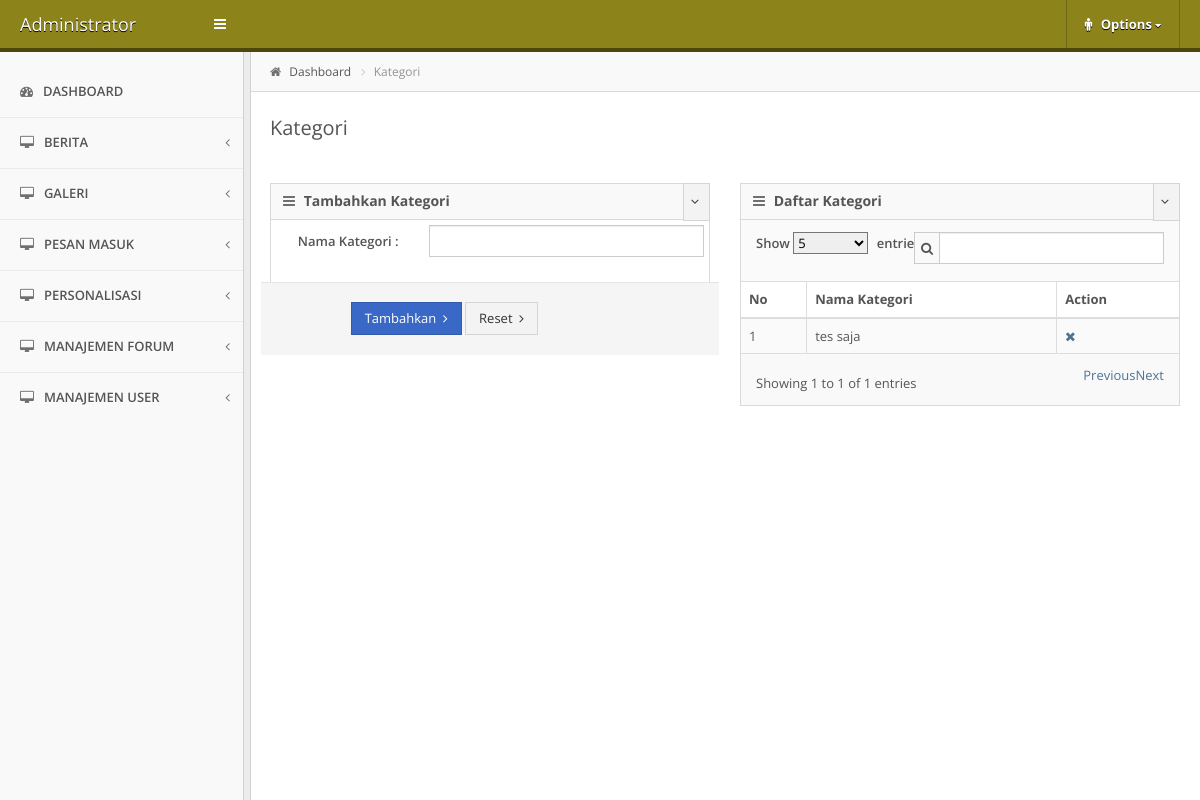
Page /index.php/office/category on the earlier database version.
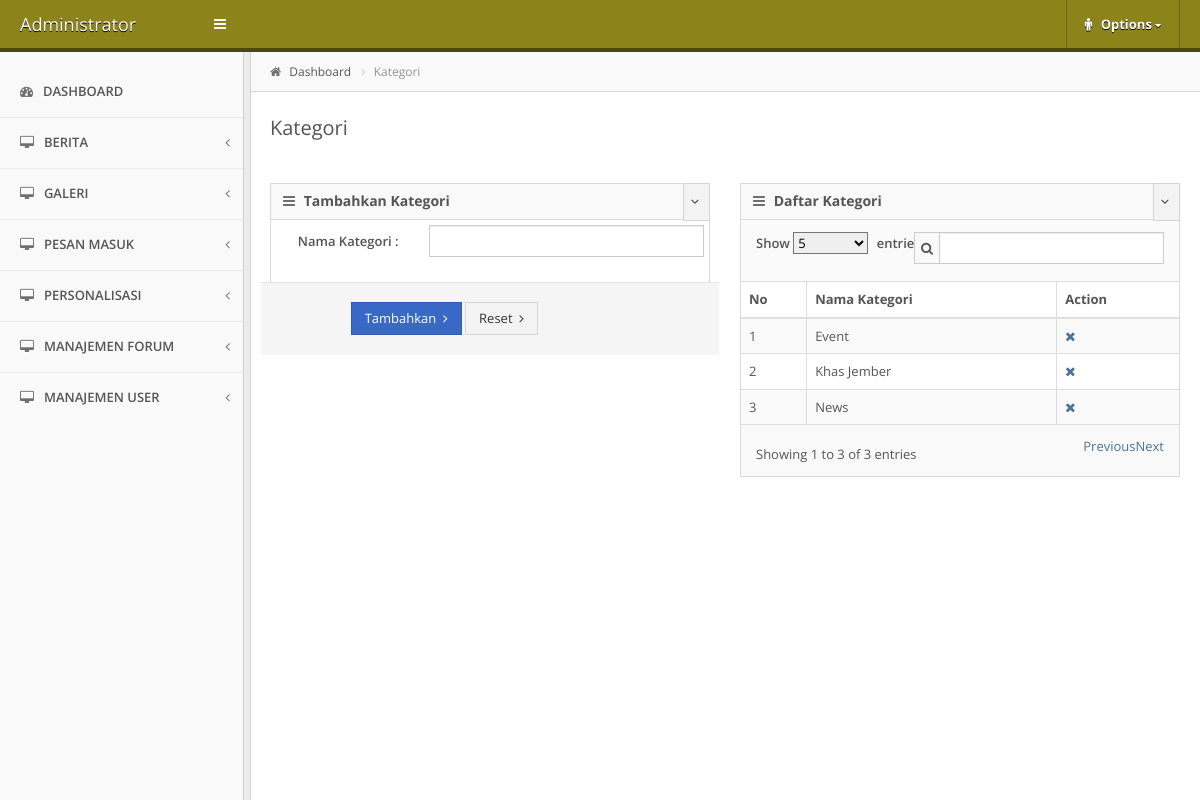
Same page on the later database version.
### tables this page shows
CREATE TABLE IF NOT EXISTS `kategori` (
  `idkategori` int(11) NOT NULL AUTO_INCREMENT,
  `namakategori` varchar(40) NOT NULL,
  PRIMARY KEY (`idkategori`)
);

### application/controllers/office.php (called while the page is built, shortened)
<?php
class Office extends CI_Controller {
	public function __construct(){
		$this->load->library('form_validation');
		$this->load->model('madmin');
	}
	function category()
	{
		$data['kategori']=$this->madmin->getAllKategori();
		$this->load->view('admin/header');
		$this->load->view('admin/category',$data);
		$this->load->view('admin/footer');
	}
}

### index.php (called while the page is built, shortened)
<?php
require_once BASEPATH.'core/CodeIgniter.php';

### application/models/madmin.php (called while the page is built, shortened)
<?php
class Madmin extends CI_Model {
	function getAllKategori(){
		return $this->db->query("select * from kategori");
	}
}

### application/views/admin/category.php (the view, shortened to what this page needs)
<div id="content">
	<div class="container">
		<div class="crumbs">
			<ul id="breadcrumbs" class="breadcrumb">
				<li>
					<i class="icon-home"></i>
					<a href="<?php echo base_url() ?>office">Dashboard</a>
				</li>
				<li class="current">
					<a href="<?php echo base_url() ?>office/category" title="">Kategori</a>
				</li>
			</ul>
		</div>
		<div class="page-header">
			<div class="page-title">
				<h3>Kategori</h3>
			</div>
		</div>
		<div class="row">
			<div class="col-md-6">
				<div class="widget box">
					<div class="widget-header">
						<h4><i class="icon-reorder"></i> Tambahkan Kategori</h4>
						<div class="toolbar no-padding">
							<div class="btn-group">
								<span class="btn btn-xs widget-collapse"><i class="icon-angle-down"></i></span>
							</div>
						</div>
					</div>
					<div class="widget-content no-padding">
						<form class="form-horizontal row-border" action="<?php echo base_url(); ?>index.php/office/category" method="post" enctype="multipart/form-data">
							<div class="form-group">
								<label class="col-md-4 control-label">Nama Kategori :</label>
								<div class="col-md-8"><input type="text" name="namakategori" class="form-control"></div>
							</div>
							<div class="form-actions">
								<label class="col-md-2 control-label"></label>
								<button type="submit" class="submit btn btn-primary">
									Tambahkan&nbsp;&nbsp;<i class="icon-angle-right"></i>
								</button>
								<button type="reset" class="submit btn btn-default">
									Reset&nbsp;&nbsp;<i class="icon-angle-right"></i>
								</button>
							</div>
						</form>
					</div>
				</div>
			</div>
			<div class="col-md-6">
				<div class="widget box">
					<div class="widget-header">
						<h4><i class="icon-reorder"></i> Daftar Kategori</h4>
						<div class="toolbar no-padding">
							<div class="btn-group">
								<span class="btn btn-xs widget-collapse"><i class="icon-angle-down"></i></span>
							</div>
						</div>
					</div>
					<div class="widget-content no-padding">
						<table class="table table-striped table-bordered table-hover table-checkable datatable">
							<thead>
								<tr>
									<th>No</th>
									<th>Nama Kategori</th>
									<th>Action</th>
								</tr>
							</thead>
							<tbody>
								<?php $no=1; foreach ($kategori->result() as $row) { ?>
								<tr>
									<td><?php echo $no++; ?></td>
									<td><?php echo $row->namakategori; ?></td>
									<td><a href="<?php echo base_url(); ?>index.php/office/deletecategory/<?php echo $row->idkategori; ?>" class="icon-remove"></a></td>
								</tr>
								<?php } ?>
							</tbody>
						</table>
					</div>
				</div>
			</div>
		</div>
	</div>
</div>

Differences in the rows shown:
removed kategori: namakategori "tes saja"
added kategori: namakategori "Event"
added kategori: namakategori "Khas Jember"
added kategori: namakategori "News"
Other differences:
text written by a page script: "Show entries Showing 1 to 1 of 1 entries Previous Next" → "Show entries Showing 1 to 3 of 3 entries Previous Next"
